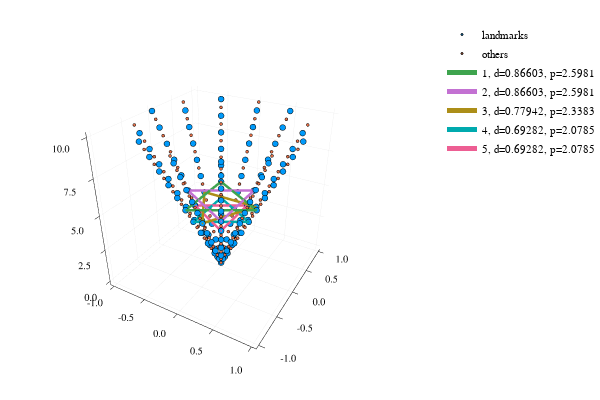

The code cell stored with this chart in its notebook:
### Code cell
plot(gc, res, only_landmarks = false, graph = false)

### Figure 1 — Plotly figure (JSON) as saved in the notebook; plotly's stock layout.template omitted (floating-point values rounded to 4 significant figures)
{"data": [{"colorbar": {"title": ""}, "hoverinfo": "text", "legendgroup": "landmarks", "marker": {"color": "rgba(0, 154, 250, 1.000)", "line": {"color": "rgba(0, 0, 0, 1.000)", "width": 1}, "size": 2, "symbol": "circle"}, "mode": "markers", "name": "landmarks", "showlegend": true, "text": [null, null, null, null, null, null, null, null, null, null, null, null, null, null, null, null, null, null, null, null, null, null, null, null, null, null, null, null, null, null, null, null, null, null, null, null, null, null, null, null, null, null, null, null, null, null, null, null, null, null, null, null, null, null, null, null, null, null, null, null, null, null, null, null, null, null, null, null, null, null, null, null, null, null, null, null, null, null, null, null, null, null, null, null, null, null, null, null, null, null, null, null, null, null, null, null, null, null, null, null, null, null, null, null, null, null, null, null, null, null, null, null, null, null, null, null, null, null, null, null, null, null, null, null, null, null], "type": "scatter3d", "x": [0, 0.1, 0.2, 0.3, 0.4, 0.5, 0.6, 0.7, 0.8, 0.9, 1, 0.0433, 0.1299, 0.2165, 0.3031, 0.3897, 0.4763, 0.5629, 0.6495, 0.7361, 0.8227, 0, 0.05, 0.1, 0.15, 0.2, 0.25, 0.3, 0.35, 0.4, 0.45, 0.5, 3.062e-18, 9.185e-18, 1.531e-17, 2.143e-17, 2.755e-17, 3.368e-17, 3.98e-17, 4.592e-17, 5.205e-17, 5.817e-17, 0, -0.05, -0.1, -0.15, -0.2, -0.25, -0.3, -0.35, -0.4, -0.45, -0.5, -0.0433, -0.1299, -0.2165, -0.3031, -0.3897, -0.4763, -0.5629, -0.6495, -0.7361, -0.8227, 0, -0.1, -0.2, -0.3, -0.4, -0.5, -0.6, -0.7, -0.8, -0.9, -1, -0.0433, -0.1299, -0.2165, -0.3031, -0.3897, -0.4763, -0.5629, -0.6495, -0.7361, -0.8227, 0, -0.05, -0.1, -0.15, -0.2, -0.25, -0.3, -0.35, -0.4, -0.45, -0.5, -9.185e-18, -2.755e-17, -4.592e-17, -6.429e-17, -8.266e-17, -1.01e-16, -1.194e-16, -1.378e-16, -1.561e-16, -1.745e-16, 0, 0.05, 0.1, 0.15, 0.2, 0.25, 0.3, 0.35, 0.4, 0.45, 0.5, 0.0433, 0.1299, 0.2165, 0.3031, 0.3897, 0.4763, 0.5629, 0.6495, 0.7361, 0.8227], "xaxis": "x1", "y": [0, 0, 0, 0, 0, 0, 0, 0, 0, 0, 0, 0.025, 0.075, 0.125, 0.175, 0.225, 0.275, 0.325, 0.375, 0.425, 0.475, 0, 0.0866, 0.1732, 0.2598, 0.3464, 0.433, 0.5196, 0.6062, 0.6928, 0.7794, 0.866, 0.05, 0.15, 0.25, 0.35, 0.45, 0.55, 0.65, 0.75, 0.85, 0.95, 0, 0.0866, 0.1732, 0.2598, 0.3464, 0.433, 0.5196, 0.6062, 0.6928, 0.7794, 0.866, 0.025, 0.075, 0.125, 0.175, 0.225, 0.275, 0.325, 0.375, 0.425, 0.475, 0, 1.225e-17, 2.449e-17, 3.674e-17, 4.899e-17, 6.123e-17, 7.348e-17, 8.573e-17, 9.797e-17, 1.102e-16, 1.225e-16, -0.025, -0.075, -0.125, -0.175, -0.225, -0.275, -0.325, -0.375, -0.425, -0.475, 0, -0.0866, -0.1732, -0.2598, -0.3464, -0.433, -0.5196, -0.6062, -0.6928, -0.7794, -0.866, -0.05, -0.15, -0.25, -0.35, -0.45, -0.55, -0.65, -0.75, -0.85, -0.95, 0, -0.0866, -0.1732, -0.2598, -0.3464, -0.433, -0.5196, -0.6062, -0.6928, -0.7794, -0.866, -0.025, -0.075, -0.125, -0.175, -0.225, -0.275, -0.325, -0.375, -0.425, -0.475], "yaxis": "y1", "z": [0, 1, 2, 3, 4, 5, 6, 7, 8, 9, 10, 0.5, 1.5, 2.5, 3.5, 4.5, 5.5, 6.5, 7.5, 8.5, 9.5, 0, 1, 2, 3, 4, 5, 6, 7, 8, 9, 10, 0.5, 1.5, 2.5, 3.5, 4.5, 5.5, 6.5, 7.5, 8.5, 9.5, 0, 1, 2, 3, 4, 5, 6, 7, 8, 9, 10, 0.5, 1.5, 2.5, 3.5, 4.5, 5.5, 6.5, 7.5, 8.5, 9.5, 0, 1, 2, 3, 4, 5, 6, 7, 8, 9, 10, 0.5, 1.5, 2.5, 3.5, 4.5, 5.5, 6.5, 7.5, 8.5, 9.5, 0, 1, 2, 3, 4, 5, 6, 7, 8, 9, 10, 0.5, 1.5, 2.5, 3.5, 4.5, 5.5, 6.5, 7.5, 8.5, 9.5, 0, 1, 2, 3, 4, 5, 6, 7, 8, 9, 10, 0.5, 1.5, 2.5, 3.5, 4.5, 5.5, 6.5, 7.5, 8.5, 9.5], "zmax": 0.1, "zmin": -0.1}, {"colorbar": {"title": ""}, "hoverinfo": "text", "legendgroup": "others", "marker": {"color": "rgba(227, 111, 71, 1.000)", "line": {"color": "rgba(0, 0, 0, 1.000)", "width": 1}, "size": 1, "symbol": "circle"}, "mode": "markers", "name": "others", "showlegend": true, "text": [null, null, null, null, null, null, null, null, null, null, null, null, null, null, null, null, null, null, null, null, null, null, null, null, null, null, null, null, null, null, null, null, null, null, null, null, null, null, null, null, null, null, null, null, null, null, null, null, null, null, null, null, null, null, null, null, null, null, null, null, null, null, null, null, null, null, null, null, null, null, null, null, null, null, null, null, null, null, null, null, null, null, null, null, null, null, null, null, null, null, null, null, null, null, null, null, null, null, null, null, null, null, null, null, null, null, null, null, null, null, null, null, null, null, null, null, null, null, null, null, null, null, null, null, null, null], "type": "scatter3d", "x": [0.05, 0.15, 0.25, 0.35, 0.45, 0.55, 0.65, 0.75, 0.85, 0.95, 0, 0.0866, 0.1732, 0.2598, 0.3464, 0.433, 0.5196, 0.6062, 0.6928, 0.7794, 0.866, 0.025, 0.075, 0.125, 0.175, 0.225, 0.275, 0.325, 0.375, 0.425, 0.475, 0, 6.123e-18, 1.225e-17, 1.837e-17, 2.449e-17, 3.062e-17, 3.674e-17, 4.286e-17, 4.899e-17, 5.511e-17, 6.123e-17, -0.025, -0.075, -0.125, -0.175, -0.225, -0.275, -0.325, -0.375, -0.425, -0.475, 0, -0.0866, -0.1732, -0.2598, -0.3464, -0.433, -0.5196, -0.6062, -0.6928, -0.7794, -0.866, -0.05, -0.15, -0.25, -0.35, -0.45, -0.55, -0.65, -0.75, -0.85, -0.95, 0, -0.0866, -0.1732, -0.2598, -0.3464, -0.433, -0.5196, -0.6062, -0.6928, -0.7794, -0.866, -0.025, -0.075, -0.125, -0.175, -0.225, -0.275, -0.325, -0.375, -0.425, -0.475, 0, -1.837e-17, -3.674e-17, -5.511e-17, -7.348e-17, -9.185e-17, -1.102e-16, -1.286e-16, -1.47e-16, -1.653e-16, -1.837e-16, 0.025, 0.075, 0.125, 0.175, 0.225, 0.275, 0.325, 0.375, 0.425, 0.475, 0, 0.0866, 0.1732, 0.2598, 0.3464, 0.433, 0.5196, 0.6062, 0.6928, 0.7794, 0.866], "xaxis": "x1", "y": [0, 0, 0, 0, 0, 0, 0, 0, 0, 0, 0, 0.05, 0.1, 0.15, 0.2, 0.25, 0.3, 0.35, 0.4, 0.45, 0.5, 0.0433, 0.1299, 0.2165, 0.3031, 0.3897, 0.4763, 0.5629, 0.6495, 0.7361, 0.8227, 0, 0.1, 0.2, 0.3, 0.4, 0.5, 0.6, 0.7, 0.8, 0.9, 1, 0.0433, 0.1299, 0.2165, 0.3031, 0.3897, 0.4763, 0.5629, 0.6495, 0.7361, 0.8227, 0, 0.05, 0.1, 0.15, 0.2, 0.25, 0.3, 0.35, 0.4, 0.45, 0.5, 6.123e-18, 1.837e-17, 3.062e-17, 4.286e-17, 5.511e-17, 6.736e-17, 7.96e-17, 9.185e-17, 1.041e-16, 1.163e-16, 0, -0.05, -0.1, -0.15, -0.2, -0.25, -0.3, -0.35, -0.4, -0.45, -0.5, -0.0433, -0.1299, -0.2165, -0.3031, -0.3897, -0.4763, -0.5629, -0.6495, -0.7361, -0.8227, 0, -0.1, -0.2, -0.3, -0.4, -0.5, -0.6, -0.7, -0.8, -0.9, -1, -0.0433, -0.1299, -0.2165, -0.3031, -0.3897, -0.4763, -0.5629, -0.6495, -0.7361, -0.8227, 0, -0.05, -0.1, -0.15, -0.2, -0.25, -0.3, -0.35, -0.4, -0.45, -0.5], "yaxis": "y1", "z": [0.5, 1.5, 2.5, 3.5, 4.5, 5.5, 6.5, 7.5, 8.5, 9.5, 0, 1, 2, 3, 4, 5, 6, 7, 8, 9, 10, 0.5, 1.5, 2.5, 3.5, 4.5, 5.5, 6.5, 7.5, 8.5, 9.5, 0, 1, 2, 3, 4, 5, 6, 7, 8, 9, 10, 0.5, 1.5, 2.5, 3.5, 4.5, 5.5, 6.5, 7.5, 8.5, 9.5, 0, 1, 2, 3, 4, 5, 6, 7, 8, 9, 10, 0.5, 1.5, 2.5, 3.5, 4.5, 5.5, 6.5, 7.5, 8.5, 9.5, 0, 1, 2, 3, 4, 5, 6, 7, 8, 9, 10, 0.5, 1.5, 2.5, 3.5, 4.5, 5.5, 6.5, 7.5, 8.5, 9.5, 0, 1, 2, 3, 4, 5, 6, 7, 8, 9, 10, 0.5, 1.5, 2.5, 3.5, 4.5, 5.5, 6.5, 7.5, 8.5, 9.5, 0, 1, 2, 3, 4, 5, 6, 7, 8, 9, 10], "zmax": 0.1, "zmin": -0.1}, {"colorbar": {"title": ""}, "hoverinfo": "text", "legendgroup": "1, d=0.86603, p=2.5981", "line": {"color": "rgba(62, 164, 78, 1.000)", "dash": "solid", "shape": "linear", "width": 5}, "mode": "lines", "name": "1, d=0.86603, p=2.5981", "showlegend": true, "text": [null, null, null, null], "type": "scatter3d", "x": [-0.25, 0.5, -0.25, -0.25], "xaxis": "x1", "y": [-0.433, 0, 0.433, -0.433], "yaxis": "y1", "z": [5, 5, 5, 5], "zmax": 0.1, "zmin": -0.1}, {"colorbar": {"title": ""}, "hoverinfo": "text", "legendgroup": "2, d=0.86603, p=2.5981", "line": {"color": "rgba(195, 113, 210, 1.000)", "dash": "solid", "shape": "linear", "width": 5}, "mode": "lines", "name": "2, d=0.86603, p=2.5981", "showlegend": true, "text": [null, null, null, null], "type": "scatter3d", "x": [-0.5, 0.25, 0.25, -0.5], "xaxis": "x1", "y": [6.123e-17, 0.433, -0.433, 6.123e-17], "yaxis": "y1", "z": [5, 5, 5, 5], "zmax": 0.1, "zmin": -0.1}, {"colorbar": {"title": ""}, "hoverinfo": "text", "legendgroup": "3, d=0.77942, p=2.3383", "line": {"color": "rgba(172, 142, 24, 1.000)", "dash": "solid", "shape": "linear", "width": 5}, "mode": "lines", "name": "3, d=0.77942, p=2.3383", "showlegend": true, "text": [null, null, null, null], "type": "scatter3d", "x": [-0.3897, 0.3897, -8.266e-17, -0.3897], "xaxis": "x1", "y": [0.225, 0.225, -0.45, 0.225], "yaxis": "y1", "z": [4.5, 4.5, 4.5, 4.5], "zmax": 0.1, "zmin": -0.1}, {"colorbar": {"title": ""}, "hoverinfo": "text", "legendgroup": "4, d=0.69282, p=2.0785", "line": {"color": "rgba(0, 170, 174, 1.000)", "dash": "solid", "shape": "linear", "width": 5}, "mode": "lines", "name": "4, d=0.69282, p=2.0785", "showlegend": true, "text": [null, null, null, null], "type": "scatter3d", "x": [-0.2, 0.4, -0.2, -0.2], "xaxis": "x1", "y": [-0.3464, 0, 0.3464, -0.3464], "yaxis": "y1", "z": [4, 4, 4, 4], "zmax": 0.1, "zmin": -0.1}, {"colorbar": {"title": ""}, "hoverinfo": "text", "legendgroup": "5, d=0.69282, p=2.0785", "line": {"color": "rgba(237, 94, 147, 1.000)", "dash": "solid", "shape": "linear", "width": 5}, "mode": "lines", "name": "5, d=0.69282, p=2.0785", "showlegend": true, "text": [null, null, null, null], "type": "scatter3d", "x": [-0.4, 0.2, 0.2, -0.4], "xaxis": "x1", "y": [4.899e-17, 0.3464, -0.3464, 4.899e-17], "yaxis": "y1", "z": [4, 4, 4, 4], "zmax": 0.1, "zmin": -0.1}], "layout": {"annotations": [], "height": 400, "legend": {"bgcolor": "rgba(255, 255, 255, 1.000)", "bordercolor": "rgba(0, 0, 0, 1.000)", "font": {"color": "rgba(0, 0, 0, 1.000)", "family": "sans-serif", "size": 11}, "tracegroupgap": 0, "x": 1, "y": 1}, "margin": {"b": 20, "l": 0, "r": 0, "t": 20}, "paper_bgcolor": "rgba(255, 255, 255, 1.000)", "plot_bgcolor": "rgba(255, 255, 255, 1.000)", "scene": {"camera": {"eye": {"x": 1.126, "y": -1.95, "z": 1.3}}, "xaxis": {"anchor": "y1", "domain": [0.06582, 0.9934], "gridcolor": "rgba(0, 0, 0, 0.100)", "gridwidth": 0.5, "linecolor": "rgba(0, 0, 0, 1.000)", "mirror": false, "range": [-1.06, 1.06], "showgrid": true, "showline": true, "showticklabels": true, "tickangle": 0, "tickcolor": "rgb(0, 0, 0)", "tickfont": {"color": "rgba(0, 0, 0, 1.000)", "family": "sans-serif", "size": 11}, "tickmode": "array", "ticks": "inside", "ticktext": ["-1.0", "-0.5", "0.0", "0.5", "1.0"], "tickvals": [-1, -0.5, 0, 0.5, 1], "title": "", "titlefont": {"color": "rgba(0, 0, 0, 1.000)", "family": "sans-serif", "size": 15}, "type": "-", "visible": true, "zeroline": false, "zerolinecolor": "rgba(0, 0, 0, 1.000)"}, "yaxis": {"anchor": "x1", "domain": [0.03762, 0.9902], "gridcolor": "rgba(0, 0, 0, 0.100)", "gridwidth": 0.5, "linecolor": "rgba(0, 0, 0, 1.000)", "mirror": false, "range": [-1.06, 1.06], "showgrid": true, "showline": true, "showticklabels": true, "tickangle": 0, "tickcolor": "rgb(0, 0, 0)", "tickfont": {"color": "rgba(0, 0, 0, 1.000)", "family": "sans-serif", "size": 11}, "tickmode": "array", "ticks": "inside", "ticktext": ["-1.0", "-0.5", "0.0", "0.5", "1.0"], "tickvals": [-1, -0.5, 0, 0.5, 1], "title": "", "titlefont": {"color": "rgba(0, 0, 0, 1.000)", "family": "sans-serif", "size": 15}, "type": "-", "visible": true, "zeroline": false, "zerolinecolor": "rgba(0, 0, 0, 1.000)"}, "zaxis": {"gridcolor": "rgba(0, 0, 0, 0.100)", "gridwidth": 0.5, "linecolor": "rgba(0, 0, 0, 1.000)", "mirror": false, "range": [-0.3, 10.3], "showgrid": true, "showline": true, "showticklabels": true, "tickangle": 0, "tickcolor": "rgb(0, 0, 0)", "tickfont": {"color": "rgba(0, 0, 0, 1.000)", "family": "sans-serif", "size": 11}, "tickmode": "array", "ticks": "inside", "ticktext": ["0.0", "2.5", "5.0", "7.5", "10.0"], "tickvals": [0, 2.5, 5, 7.5, 10], "title": "", "titlefont": {"color": "rgba(0, 0, 0, 1.000)", "family": "sans-serif", "size": 15}, "type": "-", "visible": true, "zeroline": false, "zerolinecolor": "rgba(0, 0, 0, 1.000)"}}, "showlegend": true, "width": 600}}
